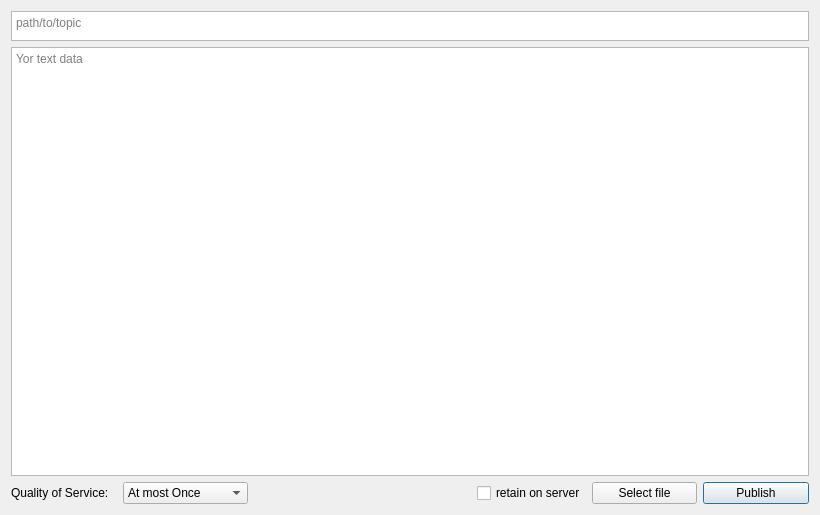
<?xml version="1.0" encoding="UTF-8"?>
<ui version="4.0">
 <class>NewAndEditTopic</class>
 <widget class="QDialog" name="NewAndEditTopic">
  <property name="geometry">
   <rect>
    <x>0</x>
    <y>0</y>
    <width>820</width>
    <height>515</height>
   </rect>
  </property>
  <property name="windowTitle">
   <string>Dialog</string>
  </property>
  <layout class="QGridLayout" name="gridLayout">
   <item row="0" column="0" colspan="7">
    <widget class="QTextEdit" name="textEdit">
     <property name="sizePolicy">
      <sizepolicy hsizetype="Expanding" vsizetype="Maximum">
       <horstretch>0</horstretch>
       <verstretch>0</verstretch>
      </sizepolicy>
     </property>
     <property name="maximumSize">
      <size>
       <width>16777215</width>
       <height>30</height>
      </size>
     </property>
     <property name="placeholderText">
      <string>path/to/topic</string>
     </property>
    </widget>
   </item>
   <item row="2" column="6">
    <widget class="QPushButton" name="pushButton_2">
     <property name="text">
      <string>Publish</string>
     </property>
    </widget>
   </item>
   <item row="2" column="5">
    <widget class="QPushButton" name="pushButton">
     <property name="text">
      <string>Select file</string>
     </property>
    </widget>
   </item>
   <item row="1" column="0" colspan="7">
    <widget class="QTextEdit" name="textEdit_2">
     <property name="placeholderText">
      <string>Yor text data</string>
     </property>
    </widget>
   </item>
   <item row="2" column="0">
    <widget class="QLabel" name="label">
     <property name="text">
      <string>Quality of Service:</string>
     </property>
    </widget>
   </item>
   <item row="2" column="1">
    <widget class="QComboBox" name="comboBox">
     <property name="sizePolicy">
      <sizepolicy hsizetype="Minimum" vsizetype="Fixed">
       <horstretch>0</horstretch>
       <verstretch>0</verstretch>
      </sizepolicy>
     </property>
     <property name="minimumSize">
      <size>
       <width>125</width>
       <height>0</height>
      </size>
     </property>
     <item>
      <property name="text">
       <string>At most Once</string>
      </property>
     </item>
     <item>
      <property name="text">
       <string>At least Once</string>
      </property>
     </item>
     <item>
      <property name="text">
       <string>Exactly once</string>
      </property>
     </item>
    </widget>
   </item>
   <item row="2" column="4">
    <widget class="QCheckBox" name="checkBox">
     <property name="text">
      <string>retain on server</string>
     </property>
    </widget>
   </item>
  </layout>
 </widget>
 <resources/>
 <connections/>
</ui>
